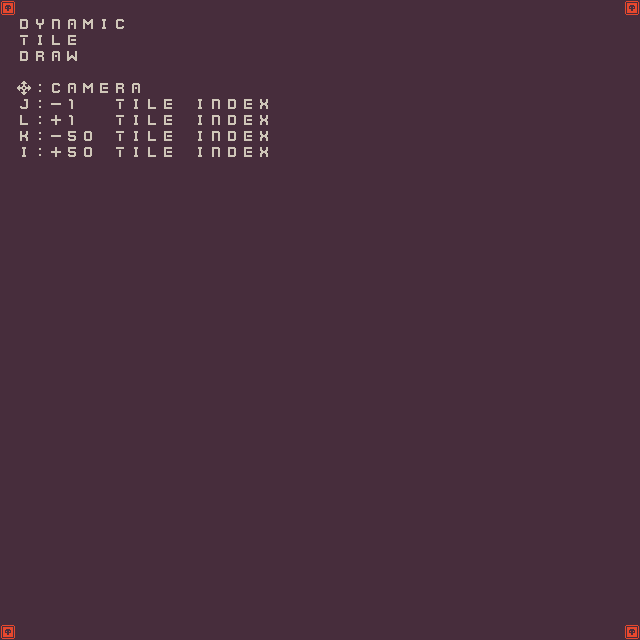

This game map was drawn from its Tiled (.tmx) file and the tilesets committed beside it. A one-line description and the full map source follow:
An orthogonal 40x40 tile map with 16x16 px tiles, 1 tile layer (drawLayer).

<map version="1.2" tiledversion="1.3.4" orientation="orthogonal" renderorder="right-down" width="40" height="40" tilewidth="16" tileheight="16" infinite="0" nextlayerid="2" nextobjectid="1">
 <editorsettings>
  <export target="tilemap06.json" format="json" />
 </editorsettings>
 <tileset firstgid="1" name="colored_packed" tilewidth="16" tileheight="16" tilecount="1056" columns="48">
  <image source="colored_packed.png" width="768" height="352" />
 </tileset>
 <layer id="1" name="drawLayer" width="40" height="40">
  <data encoding="csv">
1045,1,1,1,1,1,1,1,1,1,1,1,1,1,1,1,1,1,1,1,1,1,1,1,1,1,1,1,1,1,1,1,1,1,1,1,1,1,1,1045,
1,903,959,948,900,912,908,902,1,1,1,1,1,1,1,1,1,1,1,1,1,1,1,1,1,1,1,1,1,1,1,1,1,1,1,1,1,1,1,1,
1,954,908,911,904,1,1,1,1,1,1,1,1,1,1,1,1,1,1,1,1,1,1,1,1,1,1,1,1,1,1,1,1,1,1,1,1,1,1,1,
1,903,952,900,957,1,1,1,1,1,1,1,1,1,1,1,1,1,1,1,1,1,1,1,1,1,1,1,1,1,1,1,1,1,1,1,1,1,1,1,
1,1,1,1,1,1,1,1,1,1,1,1,1,1,1,1,1,1,1,1,1,1,1,1,1,1,1,1,1,1,1,1,1,1,1,1,1,1,1,1,
1,1028,862,902,900,912,904,952,900,1,1,1,1,1,1,1,1,1,1,1,1,1,1,1,1,1,1,1,1,1,1,1,1,1,1,1,1,1,1,1,
1,909,862,998,853,1,1,954,908,911,904,1,908,948,903,904,958,1,1,1,1,1,1,1,1,1,1,1,1,1,1,1,1,1,1,1,1,1,1,1,
1,911,862,997,853,1,1,954,908,911,904,1,908,948,903,904,958,1,1,1,1,1,1,1,1,1,1,1,1,1,1,1,1,1,1,1,1,1,1,1,
1,910,862,998,857,949,1,954,908,911,904,1,908,948,903,904,958,1,1,1,1,1,1,1,1,1,1,1,1,1,1,1,1,1,1,1,1,1,1,1,
1,908,862,997,857,949,1,954,908,911,904,1,908,948,903,904,958,1,1,1,1,1,1,1,1,1,1,1,1,1,1,1,1,1,1,1,1,1,1,1,
1,1,1,1,1,1,1,1,1,1,1,1,1,1,1,1,1,1,1,1,1,1,1,1,1,1,1,1,1,1,1,1,1,1,1,1,1,1,1,1,
1,1,1,1,1,1,1,1,1,1,1,1,1,1,1,1,1,1,1,1,1,1,1,1,1,1,1,1,1,1,1,1,1,1,1,1,1,1,1,1,
1,1,1,1,1,1,1,1,1,1,1,1,1,1,1,1,1,1,1,1,1,1,1,1,1,1,1,1,1,1,1,1,1,1,1,1,1,1,1,1,
1,1,1,1,1,1,1,1,1,1,1,1,1,1,1,1,1,1,1,1,1,1,1,1,1,1,1,1,1,1,1,1,1,1,1,1,1,1,1,1,
1,1,1,1,1,1,1,1,1,1,1,1,1,1,1,1,1,1,1,1,1,1,1,1,1,1,1,1,1,1,1,1,1,1,1,1,1,1,1,1,
1,1,1,1,1,1,1,1,1,1,1,1,1,1,1,1,1,1,1,1,1,1,1,1,1,1,1,1,1,1,1,1,1,1,1,1,1,1,1,1,
1,1,1,1,1,1,1,1,1,1,1,1,1,1,1,1,1,1,1,1,1,1,1,1,1,1,1,1,1,1,1,1,1,1,1,1,1,1,1,1,
1,1,1,1,1,1,1,1,1,1,1,1,1,1,1,1,1,1,1,1,1,1,1,1,1,1,1,1,1,1,1,1,1,1,1,1,1,1,1,1,
1,1,1,1,1,1,1,1,1,1,1,1,1,1,1,1,1,1,1,1,1,1,1,1,1,1,1,1,1,1,1,1,1,1,1,1,1,1,1,1,
1,1,1,1,1,1,1,1,1,1,1,1,1,1,1,1,1,1,1,1,1,1,1,1,1,1,1,1,1,1,1,1,1,1,1,1,1,1,1,1,
1,1,1,1,1,1,1,1,1,1,1,1,1,1,1,1,1,1,1,1,1,1,1,1,1,1,1,1,1,1,1,1,1,1,1,1,1,1,1,1,
1,1,1,1,1,1,1,1,1,1,1,1,1,1,1,1,1,1,1,1,1,1,1,1,1,1,1,1,1,1,1,1,1,1,1,1,1,1,1,1,
1,1,1,1,1,1,1,1,1,1,1,1,1,1,1,1,1,1,1,1,1,1,1,1,1,1,1,1,1,1,1,1,1,1,1,1,1,1,1,1,
1,1,1,1,1,1,1,1,1,1,1,1,1,1,1,1,1,1,1,1,1,1,1,1,1,1,1,1,1,1,1,1,1,1,1,1,1,1,1,1,
1,1,1,1,1,1,1,1,1,1,1,1,1,1,1,1,1,1,1,1,1,1,1,1,1,1,1,1,1,1,1,1,1,1,1,1,1,1,1,1,
1,1,1,1,1,1,1,1,1,1,1,1,1,1,1,1,1,1,1,1,1,1,1,1,1,1,1,1,1,1,1,1,1,1,1,1,1,1,1,1,
1,1,1,1,1,1,1,1,1,1,1,1,1,1,1,1,1,1,1,1,1,1,1,1,1,1,1,1,1,1,1,1,1,1,1,1,1,1,1,1,
1,1,1,1,1,1,1,1,1,1,1,1,1,1,1,1,1,1,1,1,1,1,1,1,1,1,1,1,1,1,1,1,1,1,1,1,1,1,1,1,
1,1,1,1,1,1,1,1,1,1,1,1,1,1,1,1,1,1,1,1,1,1,1,1,1,1,1,1,1,1,1,1,1,1,1,1,1,1,1,1,
1,1,1,1,1,1,1,1,1,1,1,1,1,1,1,1,1,1,1,1,1,1,1,1,1,1,1,1,1,1,1,1,1,1,1,1,1,1,1,1,
1,1,1,1,1,1,1,1,1,1,1,1,1,1,1,1,1,1,1,1,1,1,1,1,1,1,1,1,1,1,1,1,1,1,1,1,1,1,1,1,
1,1,1,1,1,1,1,1,1,1,1,1,1,1,1,1,1,1,1,1,1,1,1,1,1,1,1,1,1,1,1,1,1,1,1,1,1,1,1,1,
1,1,1,1,1,1,1,1,1,1,1,1,1,1,1,1,1,1,1,1,1,1,1,1,1,1,1,1,1,1,1,1,1,1,1,1,1,1,1,1,
1,1,1,1,1,1,1,1,1,1,1,1,1,1,1,1,1,1,1,1,1,1,1,1,1,1,1,1,1,1,1,1,1,1,1,1,1,1,1,1,
1,1,1,1,1,1,1,1,1,1,1,1,1,1,1,1,1,1,1,1,1,1,1,1,1,1,1,1,1,1,1,1,1,1,1,1,1,1,1,1,
1,1,1,1,1,1,1,1,1,1,1,1,1,1,1,1,1,1,1,1,1,1,1,1,1,1,1,1,1,1,1,1,1,1,1,1,1,1,1,1,
1,1,1,1,1,1,1,1,1,1,1,1,1,1,1,1,1,1,1,1,1,1,1,1,1,1,1,1,1,1,1,1,1,1,1,1,1,1,1,1,
1,1,1,1,1,1,1,1,1,1,1,1,1,1,1,1,1,1,1,1,1,1,1,1,1,1,1,1,1,1,1,1,1,1,1,1,1,1,1,1,
1,1,1,1,1,1,1,1,1,1,1,1,1,1,1,1,1,1,1,1,1,1,1,1,1,1,1,1,1,1,1,1,1,1,1,1,1,1,1,1,
1045,1,1,1,1,1,1,1,1,1,1,1,1,1,1,1,1,1,1,1,1,1,1,1,1,1,1,1,1,1,1,1,1,1,1,1,1,1,1,1045
</data>
 </layer>
</map>
